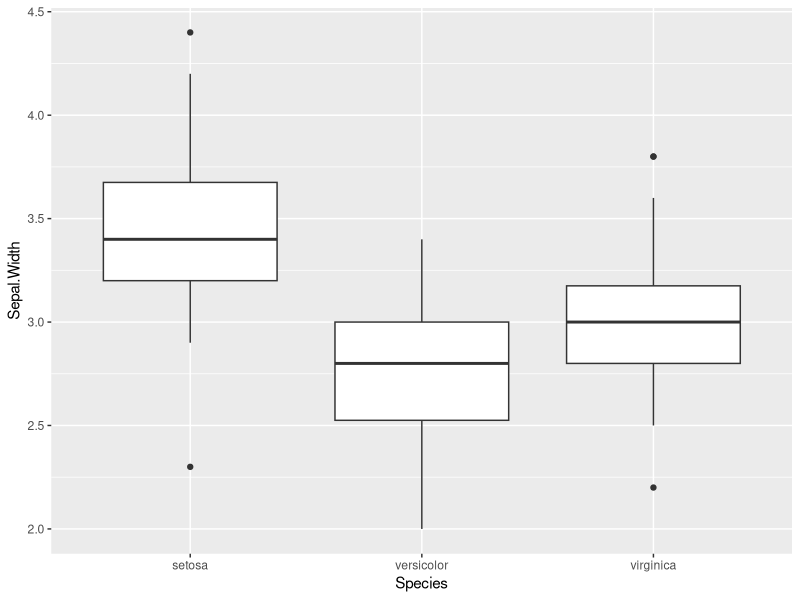
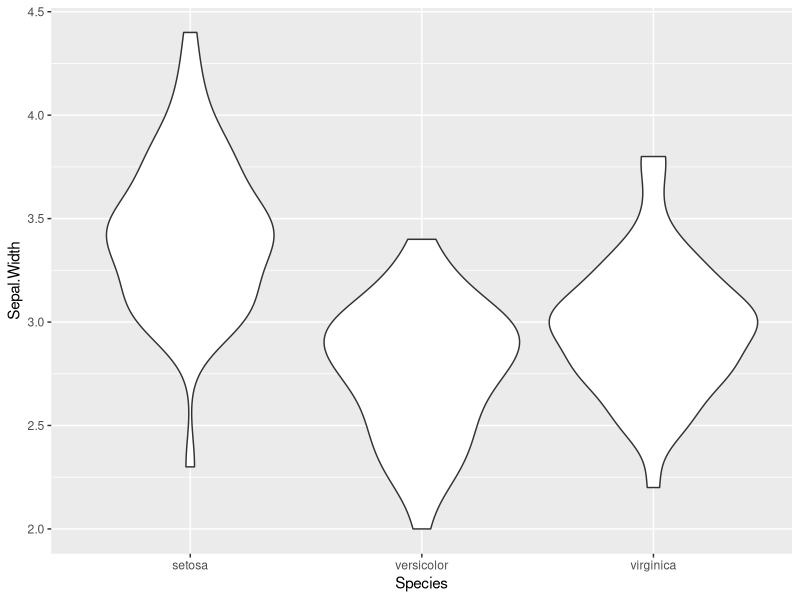

Recreate these plots in R, in order.
#data and summaries r

dat <- c(127,122, 117, 184,143)
dat
data
iris
library(tidyverse)
ggplot(iris, aes(x = Species, y = Sepal.Width))+
  geom_boxplot()
ggplot(iris, aes(x = Species, y = Sepal.Width))+
  geom_violin()






